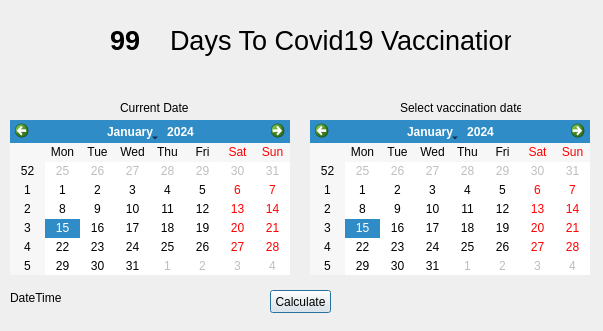
<?xml version="1.0" encoding="UTF-8"?>
<ui version="4.0">
 <class>Dialog</class>
 <widget class="QDialog" name="Dialog">
  <property name="geometry">
   <rect>
    <x>0</x>
    <y>0</y>
    <width>603</width>
    <height>331</height>
   </rect>
  </property>
  <property name="windowTitle">
   <string>Dialog</string>
  </property>
  <widget class="QLabel" name="headingLable">
   <property name="geometry">
    <rect>
     <x>170</x>
     <y>20</y>
     <width>341</width>
     <height>41</height>
    </rect>
   </property>
   <property name="font">
    <font>
     <pointsize>20</pointsize>
    </font>
   </property>
   <property name="text">
    <string>Days To Covid19 Vaccination</string>
   </property>
  </widget>
  <widget class="QLabel" name="numberOfDaysLabel">
   <property name="geometry">
    <rect>
     <x>110</x>
     <y>20</y>
     <width>61</width>
     <height>41</height>
    </rect>
   </property>
   <property name="font">
    <font>
     <pointsize>20</pointsize>
     <weight>75</weight>
     <bold>true</bold>
    </font>
   </property>
   <property name="text">
    <string>99</string>
   </property>
  </widget>
  <widget class="QCalendarWidget" name="calendarFromWidget">
   <property name="geometry">
    <rect>
     <x>10</x>
     <y>120</y>
     <width>280</width>
     <height>155</height>
    </rect>
   </property>
   <property name="firstDayOfWeek">
    <enum>Qt::Monday</enum>
   </property>
  </widget>
  <widget class="QCalendarWidget" name="calendarToWidget">
   <property name="geometry">
    <rect>
     <x>310</x>
     <y>120</y>
     <width>280</width>
     <height>155</height>
    </rect>
   </property>
   <property name="firstDayOfWeek">
    <enum>Qt::Monday</enum>
   </property>
  </widget>
  <widget class="QLabel" name="currentDateLabel">
   <property name="geometry">
    <rect>
     <x>120</x>
     <y>100</y>
     <width>71</width>
     <height>16</height>
    </rect>
   </property>
   <property name="text">
    <string>Current Date</string>
   </property>
  </widget>
  <widget class="QLabel" name="toDateLabel">
   <property name="geometry">
    <rect>
     <x>400</x>
     <y>100</y>
     <width>121</width>
     <height>16</height>
    </rect>
   </property>
   <property name="text">
    <string>Select vaccination date</string>
   </property>
  </widget>
  <widget class="QPushButton" name="calculateButton">
   <property name="geometry">
    <rect>
     <x>270</x>
     <y>290</y>
     <width>61</width>
     <height>23</height>
    </rect>
   </property>
   <property name="text">
    <string>Calculate</string>
   </property>
  </widget>
  <widget class="QLabel" name="curretnDateTimeLabel">
   <property name="geometry">
    <rect>
     <x>10</x>
     <y>290</y>
     <width>211</width>
     <height>16</height>
    </rect>
   </property>
   <property name="text">
    <string>DateTime</string>
   </property>
  </widget>
 </widget>
 <resources/>
 <connections/>
</ui>
